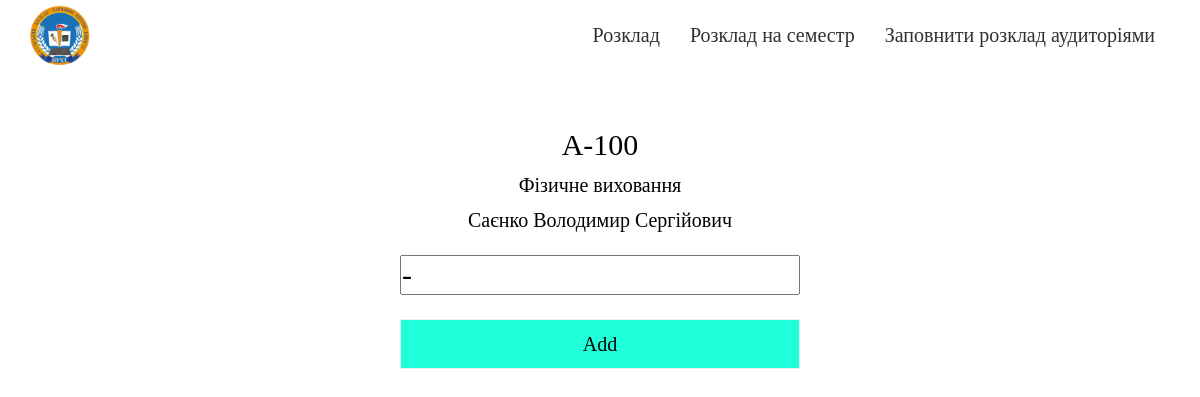
The page /etalon/3841 on the database its author committed.
### mainapp/models.py (models this page shows, shortened)
class lesson_e(models.Model):
    data = models.TextField()
    group = models.CharField(max_length=10)
    number = models.PositiveIntegerField()
    lesson = models.TextField()
    teacher = models.TextField()
    day = models.CharField(max_length=25)
    classroom = models.TextField(default=1)
    class Meta:
        verbose_name = 'Еталон'
        verbose_name_plural = 'Еталон'

### mainapp/views.py (the view)
# urls.py: url('etalon/(?P<pk>\d+)$', views.EtalonDetailView.as_view(), name = 'lessone_detail'),
class EtalonDetailView(DetailView, UpdateView):
    model = lesson_e
    template_name = 'mainapp/lesson.html'
    context_object_name = 'lesson'
    form_class = lessoneForm
    success_url = '/etalon'

### mainapp/forms.py
class lessoneForm(ModelForm):
    class Meta:
        model = lesson_e
        fields = ['classroom']
        widgets ={
            'classroom': TextInput(attrs={
                'placeholder': 'Порожньо'
            })
        }

### mainapp/templates/mainapp/lesson.html (shortened to what this page needs)
{% extends 'mainapp/main.html' %}
{% block text %}
    <div class="wrapper">
        <div class="room">
           <div class='container'>
              <div class="room__body">
                 <h1>{{lesson.group}}</h1>
                 <p>{{lesson.lesson}}</p>
                 <p>{{lesson.teacher}}</p>
                 <div class="room_form">
                    <form method="post">
                        {{ form.classroom }}<br>
                        <button type="submit">Add</button>
                    </form>
                 </div>
              </div>
           </div>
        </div>
     </div>
{% endblock %}

### mainapp/static/mainapp/css/style.css (style rules this page uses)
* { padding: 0; margin: 0; }
*,*:before,*:after { -moz-box-sizing: border-box; -webkit-box-sizing: border-box; box-sizing: border-box; }
html,body { height: 100%; width: 100%; font-size: 100%; line-height: 1; font-size: 14px; -ms-text-size-adjust: 100%; -moz-text-size-adjust: 100%; -webkit-text-size-adjust: 100%; margin: 0; padding: 0; }
input,button,textarea { font-family:inherit; }
button { cursor: pointer; }
h1,h2,h3,h4,h5,h6 { font-size:inherit;font-weight: 400; }
.container { width: 100%; max-width: 1400px; margin: 0 auto; padding: 0; }
.room { max-width: 1280px; margin: 0 auto; padding: 0 30px; }
.room__body { margin: 60px auto; text-align: center; }
.room__body h1 { font-size: 30px; margin: 15px 0; }
.room__body p { margin: 15px 0; font-size: 20px; }
.room_form { margin: 0 auto; width: 400px; }
.room__body form { display: flex; flex-direction: column; }
.room__body input { margin: 10px 0; height: 40px; font-size: 30px; }
.room__body button { height: 50px; font-size: 20px; background-color: rgb(31, 255, 218); transition: background-color .5s ease; border: 1px solid rgb(236, 236, 236); }

### rows shown on the page
lesson_e: group "А-100", lesson "Фізичне виховання", teacher "Саєнко Володимир Сергійович", classroom "-"
